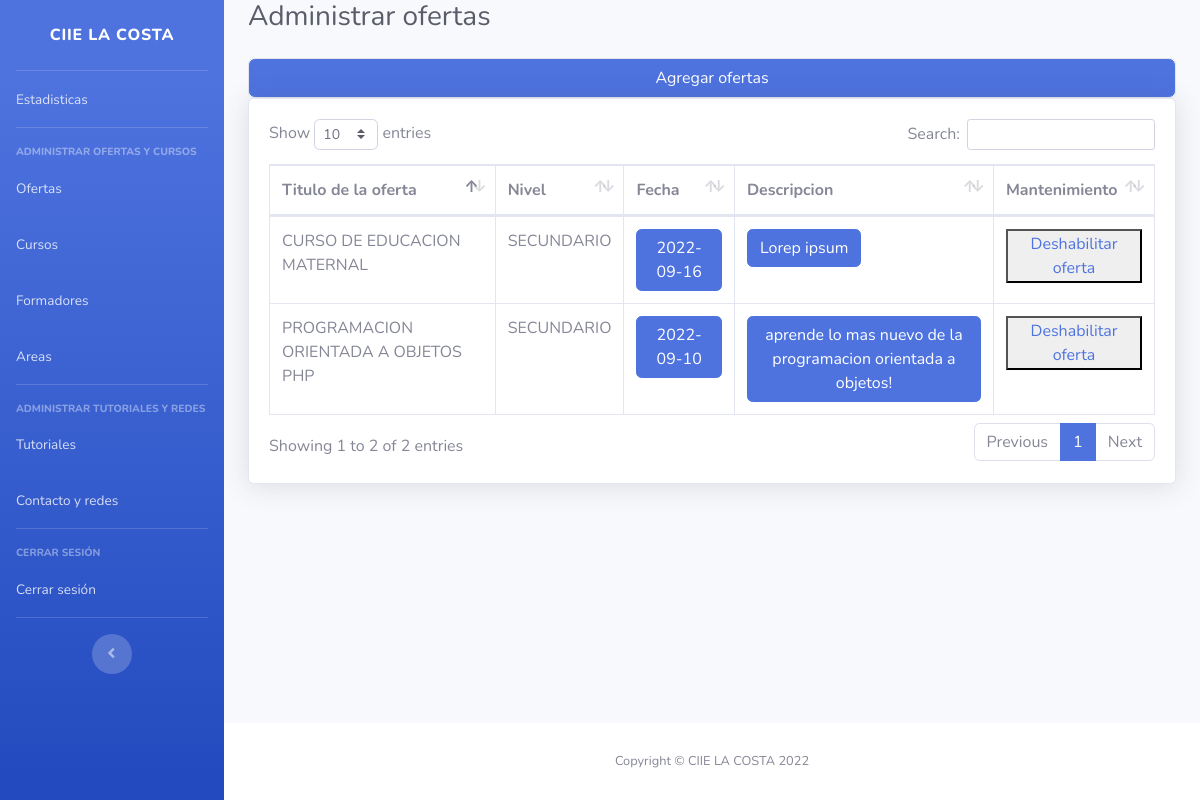
The page /admin/administrarOfertas.php (signed in) on the database its author committed.
### tables this page shows
CREATE TABLE `ofertas` (
  `id_o` int(11) NOT NULL,
  `fecha` date NOT NULL,
  `titulo` varchar(100) NOT NULL,
  `nivel` varchar(30) NOT NULL,
  `estado` tinyint(1) NOT NULL,
  `descripcion` text NOT NULL
);

### admin/administrarOfertas.php (the view, shortened to what this page needs)
<!DOCTYPE html>
<html lang="en">
<head>
    <link href="vendor/fontawesome-free/css/all.min.css" rel="stylesheet" type="text/css">
    <link href="css/sb-admin-2.min.css" rel="stylesheet">
    <link href="vendor/datatables/dataTables.bootstrap4.min.css" rel="stylesheet">
</head>
<body id="page-top">
    <div id="wrapper">
        <?php include("modulos/slidebar.php") ?>
        <div id="content-wrapper" class="d-flex flex-column">
            <div id="content">
                <div class="container-fluid">
                    <h1 class="h3 mb-4 text-gray-800">Administrar ofertas</h1>
                    <div class="accordion" id="accordionExample">
                        <div class="card">
                            <div class="card-header p-0" id="headingOne">
                                <h2 class="mb-0">
                                    <button class="btn btn-primary btn-block text-center" type="button" data-toggle="collapse" data-target="#collapseOne" aria-expanded="true" aria-controls="collapseOne">
                                        Agregar ofertas
                                    </button>
                                </h2>
                            </div>
                        </div>
                    </div>
                    <div class="card shadow mb-4">
                        <div class="card-body">
                        <div class="table-responsive">
                                <table class="table table-bordered" id="dataTable" width="100%" cellspacing="0">
                                    <thead>
                                        <tr>
                                            <th>Titulo de la oferta</th>
                                            <th>Nivel</th>
                                            <th>Fecha</th>
                                            <th>Descripcion</th>
                                            <th>Mantenimiento</th>
                                        </tr>
                                    </thead>
                                    <tbody>
                                       <?php
                                       include('../connection.php');
                                       $sql = "SELECT * FROM `ofertas` WHERE 1";
                                       $sqlEX = mysqli_query($connection, $sql);
                                       if($sqlEX){
                                        foreach($sqlEX as $row){
                                            $fecha = $row['fecha'];
                                            $id = $row['id_o'];
                                            $descripcion = $row['descripcion'];
                                            echo "<tr>";
                                            echo '<td>' .$row['titulo'] . '</td>';
                                            echo '<td>' .$row['nivel'] . '</td>';
                                            echo '<td>'
                                            .'
                                    <button  class="btn btn-primary formadorBtn" id="fechaBtn" onclick="" data-fecha="'.$fecha.'" data-id= "'.$id.'">
                                    '.$fecha.'
                                    </button>
                                    <div class="modal fade" id="exampleModal" tabindex="-1" aria-labelledby="exampleModalLabel" aria-hidden="true">
                                    <div class="modal-dialog">
                                        <div class="modal-content">
                                        <div class="modal-header">
                                            <h5 class="modal-title" id="exampleModalLabel">Editar Fecha</h5>
                                        </div>
                                        <div class="modal-body">
                                        <form id="fechaForm" action="" method="POST">
                                        <input type="date" name="nuevaFecha" id="nuevaFecha">
                                        </input>
                                        <input type="hidden" id="idFecha" name="idFecha">
                                        </input>
                                        </div>
                                        <div class="modal-footer">
                                            <button type="button" class="btn btn-secondary" data-dismiss="modal">Volver</button>
                                            <button type="submit" id="submitFecha" onclick="" class="btn btn-primary">Editar</button>
                                            </form>
                                        </div>
                                        </div>
                                    </div>
                                    </div>
                                                                                '.
                                            '</td>';
                                            echo '<td>'
                                            .'
                                            <button  class="btn btn-primary" id="desBtn" data-des="'.$descripcion.'" data-id="'.$id.'">
                                            '.$descripcion.'
                                            </button>
                                            <div class="modal fade" id="exampleModal2" tabindex="-1" aria-labelledby="exampleModalLabel" aria-hidden="true">
                                            <div class="modal-dialog">
                                                <div class="modal-content">
                                                <div class="modal-header">
                                                    <h5 class="modal-title" id="exampleModalLabel">Editar Descripcion </h5>
                                                </div>
                                                <div class="modal-body">
                                                <form id="nuevaDes" action="" method="POST">
                                                <input id="des"></input>
                                                <input type="hidden" id="idDes" name="idDes">
                                                </input>
                                                </div>
                                                <div class="modal-footer">
                                                    <button type="button" class="btn btn-secondary" data-dismiss="modal">Volver</button>
                                                    <button type="submit" id="submitDes" onclick="" class="btn btn-primary">Editar</button>
                                                    </form>
                                                </div>
                                                </div>
                                            </div>
                                            </div>'.
                                            '</td>';
                                            echo '<td>' . '<button name="submit"><a href="modulos/modOfe/deshabilitar.php?id='.$id.'">Deshabilitar oferta</button>' . '</td>';
                                            echo "</tr>";
                                        }
                                       }
                                       ?>
                                    </tbody>
                                </table>
                            </div>
                        </div>
                    </div>
                </div>
            </div>
            <?php include('modulos/footer.php'); ?>
        </div>
    </div>
</body>
</html>

### rows shown on the page
ofertas: titulo "PROGRAMACION ORIENTADA A OBJETOS PHP", nivel "SECUNDARIO", fecha "2022-09-10", descripcion "aprende lo mas nuevo de la programacion orientada a objetos!"
ofertas: titulo "CURSO DE EDUCACION MATERNAL", nivel "SECUNDARIO", fecha "2022-09-16", descripcion "Lorep ipsum"
